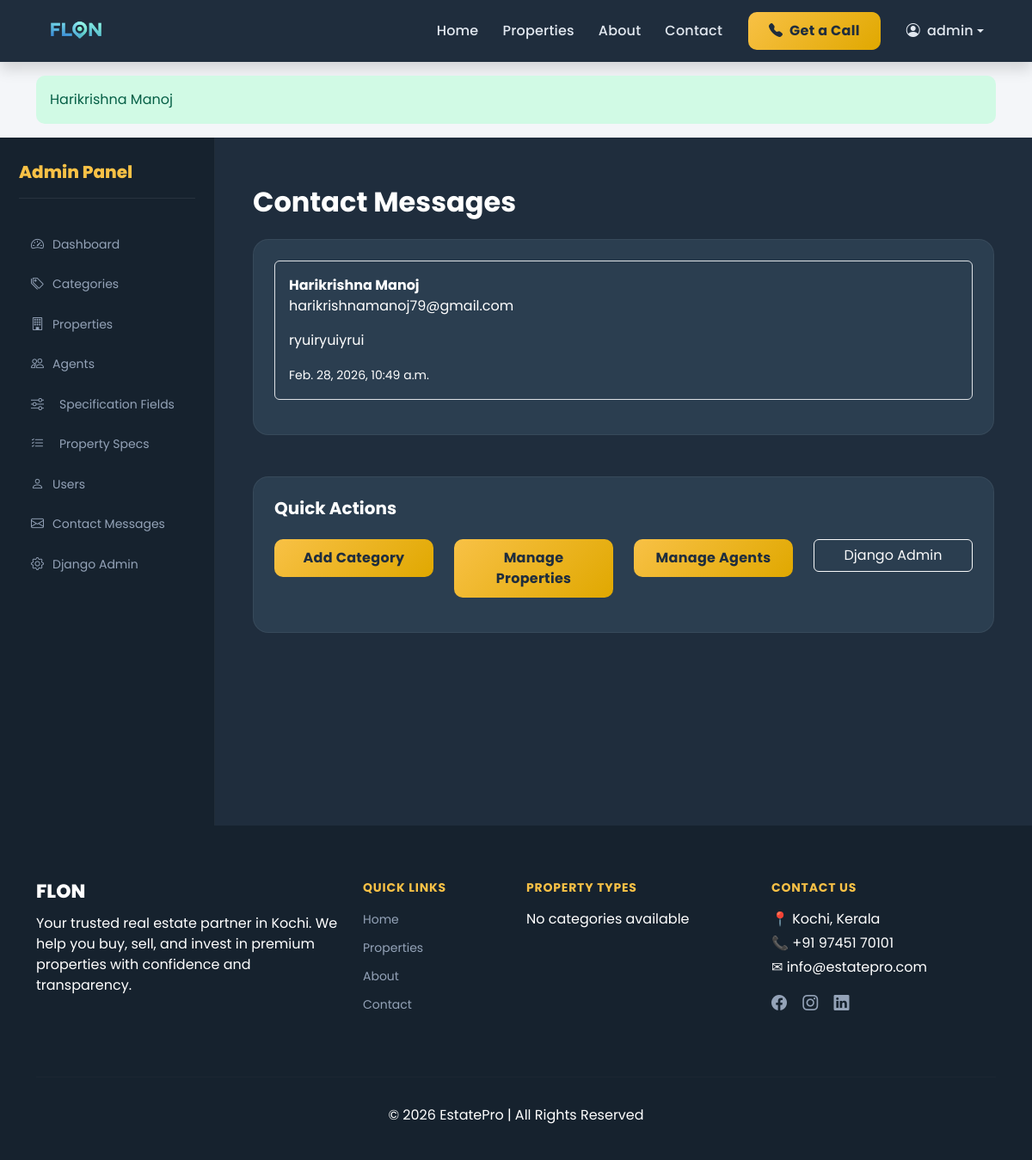
Screenshot of /accounts/admin-dashboard/contact-messages/ (signed in) with the database file from the repository.
### pages/models.py (models this page shows)
class ContactMessage(models.Model):
    name = models.CharField(max_length=150)
    email = models.EmailField()
    phone = models.CharField(max_length=20, blank=True)
    subject = models.CharField(max_length=200)
    message = models.TextField()
    created_at = models.DateTimeField(auto_now_add=True)
    def __str__(self):
        return self.name

### accounts/views.py (the view)
# urls.py: path('admin-dashboard/contact-messages/', views.admin_contact_messages, name='admin_contact_messages'),
@login_required
def admin_contact_messages(request):
    if not request.user.is_superuser:
        return redirect('home')
    messages = ContactMessage.objects.all().order_by('-created_at')
    return render(request, 'admin_contact_messages.html', {
        'messages': messages
    })

### templates/admin_contact_messages.html (shortened to what this page needs)
{% extends 'base.html' %}
{% block content %}
<section class="admin-wrapper">
    <div class="admin-layout">
        <aside class="admin-sidebar" id="adminSidebar">
            <div class="sidebar-header">
                <h5>Admin Panel</h5>
            </div>
            <nav class="admin-menu">
                <a href="{% url 'admin_dashboard' %}" class="admin-link">
                    <i class="bi bi-speedometer2"></i> Dashboard
                </a>
                <a href="{% url 'admin_categories' %}" class="admin-link">
                    <i class="bi bi-tags"></i> Categories
                </a>
                <a href="{% url 'admin_properties' %}" class="admin-link">
                    <i class="bi bi-building"></i> Properties
                </a>
                <a href="{% url 'admin_agents' %}" class="admin-link">
                    <i class="bi bi-people"></i> Agents
                </a>
                <a href="{% url 'admin_spec_fields' %}" class="admin-link">
                    <i class="bi bi-sliders me-2"></i> Specification Fields
                </a>
                <a href="{% url 'admin_property_specs' %}" class="admin-link">
                    <i class="bi bi-list-check me-2"></i> Property Specs
                </a>
                <a href="{% url 'admin_users' %}" class="admin-link">
                    <i class="bi bi-person"></i> Users
                </a>
                <a href="{% url 'admin_contact_messages' %}" class="admin-link">
                    <i class="bi bi-envelope"></i> Contact Messages
                </a>
                <a href="/admin/" class="admin-link">
                    <i class="bi bi-gear"></i> Django Admin
                </a>
            </nav>
        </aside>
        <main class="admin-content">
            <div class="container-fluid py-4">
                <h2 class="fw-bold mb-4">Contact Messages</h2>
                <div class="admin-card p-4">
                    {% for message in messages %}
                    <div class="border p-3 mb-3 rounded">
                        <strong>{{ message.name }}</strong>
                        <p>{{ message.email }}</p>
                        <p>{{ message.message }}</p>
                        <small>{{ message.created_at }}</small>
                    </div>
                    {% endfor %}
                </div>
                <div class="admin-card mt-5 p-4">
                    <h5 class="fw-bold mb-4">Quick Actions</h5>
                    <div class="row">
                        <div class="col-md-3 col-6 mb-3">
                            <a href="{% url 'admin_categories' %}" class="btn btn-gold w-100">
                                Add Category
                            </a>
                        </div>
                        <div class="col-md-3 col-6 mb-3">
                            <a href="{% url 'admin_properties' %}" class="btn btn-gold w-100">
                                Manage Properties
                            </a>
                        </div>
                        <div class="col-md-3 col-6 mb-3">
                            <a href="{% url 'admin_agents' %}" class="btn btn-gold w-100">
                                Manage Agents
                            </a>
                        </div>
                        <div class="col-md-3 col-6 mb-3">
                            <a href="/admin/" class="btn btn-outline-light w-100">
                                Django Admin
                            </a>
                        </div>
                    </div>
                </div>
            </div>
        </main>
    </div>
</section>
{% endblock %}

### templates/base.html (shortened to what this page needs)
{% load static %}
<!DOCTYPE html>
<html lang="en">
<head>
    <link href="https://cdn.jsdelivr.net/npm/bootstrap@5.3.2/dist/css/bootstrap.min.css" rel="stylesheet">
    <link href="https://cdn.jsdelivr.net/npm/bootstrap-icons@1.11.1/font/bootstrap-icons.css" rel="stylesheet">
    <link rel="stylesheet" href="{% static 'css/style.css' %}?v=20260323">
</head>
<body>
    <nav class="navbar navbar-expand-lg navbar-dark shadow custom-navbar">
        <div class="container">
            <a class="navbar-brand d-flex align-items-center" href="/">
                <img src="{% static 'images/logo.png' %}" class="navbar-logo">
            </a>
            <div class="collapse navbar-collapse justify-content-end" id="navbarNav">
                <ul class="navbar-nav align-items-lg-center">
                    <li class="nav-item">
                        <a class="nav-link" href="/">Home</a>
                    </li>
                    <li class="nav-item">
                        <a class="nav-link" href="/properties/">Properties</a>
                    </li>
                    <li class="nav-item">
                        <a class="nav-link" href="/about/">About</a>
                    </li>
                    <li class="nav-item">
                        <a class="nav-link" href="/contact/">Contact</a>
                    </li>
                    <li class="nav-item ms-lg-3 mb-2 mb-lg-0">
                        <a href="/contact/" class="btn btn-gold px-4">
                            <i class="bi bi-telephone-fill me-1"></i> Get a Call
                        </a>
                    </li>
                    {% if user.is_authenticated %}
                    <li class="nav-item dropdown ms-lg-3">
                        <a class="nav-link dropdown-toggle d-flex align-items-center" href="#" role="button"
                            data-bs-toggle="dropdown">
                            <i class="bi bi-person-circle me-2"></i>
                            {{ user.username }}
                        </a>
                    </li>
                    {% else %}
                    <li class="nav-item ms-lg-3">
                        <a class="btn btn-outline-light px-3" href="{% url 'login' %}">
                            Login
                        </a>
                    </li>
                    {% endif %}
                </ul>
            </div>
        </div>
    </nav>
    {% if messages %}
    <div class="container mt-3">
        {% for message in messages %}
        <div class="alert alert-success">
            {{ message }}
        </div>
        {% endfor %}
    </div>
    {% endif %}
    <div class="main-content">
        {% block content %}
        {% endblock %}
    </div>
    <footer class="footer-section text-white">
        <div class="container">
            <div class="row">
                <div class="col-lg-4 col-md-6 mb-4">
                    <h5 class="footer-title">FLON</h5>
                    <p>
                        Your trusted real estate partner in Kochi.
                        We help you buy, sell, and invest in premium properties
                        with confidence and transparency.
                    </p>
                </div>
                <div class="col-lg-2 col-md-6 mb-4">
                    <h6 class="footer-heading">Quick Links</h6>
                    <ul class="footer-links">
                        <li><a href="/">Home</a></li>
                        <li><a href="/properties/">Properties</a></li>
                        <li><a href="/about/">About</a></li>
                        <li><a href="/contact/">Contact</a></li>
                    </ul>
                </div>
                <div class="col-lg-3 col-md-6 mb-4">
                    <h6 class="footer-heading">Property Types</h6>
                    <ul class="footer-links">
                        {% for category in categories %}
                        <li>
                            <a href="/properties/?category={{ category.slug }}">
                                {{ category.name }}
                            </a>
                        </li>
                        {% empty %}
                        <li>No categories available</li>
                        {% endfor %}
                    </ul>
                </div>
                <div class="col-lg-3 col-md-6 mb-4">
                    <h6 class="footer-heading">Contact Us</h6>
                    <p class="mb-1">📍 Kochi, Kerala</p>
                    <p class="mb-1">📞 +91 97451 70101</p>
                    <p class="mb-1">✉ info@estatepro.com</p>
                    <div class="social-icons mt-3">
                        <a href="#"><i class="bi bi-facebook"></i></a>
                        <a href="#"><i class="bi bi-instagram"></i></a>
                        <a href="#"><i class="bi bi-linkedin"></i></a>
                    </div>
                </div>
            </div>
            <hr class="footer-divider">
            <div class="text-center pb-3">
                <p class="mb-0">
                    © 2026 EstatePro | All Rights Reserved
                </p>
            </div>
        </div>
    </footer>
    <link href="https://cdn.jsdelivr.net/npm/quill@2.0.2/dist/quill.snow.css" rel="stylesheet">
</body>
</html>

### static/css/style.css (style rules this page uses)
*, *::before, *::after { box-sizing: border-box; }
body { font-family: 'Poppins', sans-serif; background: #f4f6f9; margin: 0; padding: 0; color: #1f2d3d; }
.main-content { min-height: 70vh; }
.custom-navbar { background: #1f2d3d; padding: 0 0; box-shadow: 0 2px 20px rgba(0,0,0,0.3); }
.navbar-logo { height: 62px; animation: logoFloat 4s ease-in-out infinite, logoGlow 3s infinite alternate; transition: transform 0.3s ease; }
.custom-navbar .nav-link { color: #e2e8f0 !important; font-weight: 500; padding: 8px 14px !important; border-radius: 8px; transition: all 0.25s ease; letter-spacing: 0.2px; }
.btn-gold { background: linear-gradient(135deg, #f8c146, #e0a800); border: none; color: #1f2d3d; font-weight: 700; border-radius: 10px; padding: 10px 22px; transition: all 0.3s ease; letter-spacing: 0.3px; }
.alert { border-radius: 10px; border: none; }
.alert-success { background: #d1fae5; color: #065f46; }
.footer-section { background: #16222e; padding: 64px 0 24px; }
.footer-title { font-weight: 800; font-size: 22px; color: #fff; margin-bottom: 12px; }
.footer-heading { font-weight: 700; margin-bottom: 16px; color: #f8c146; font-size: 14px; text-transform: uppercase; letter-spacing: 0.8px; }
.footer-links { list-style: none; padding: 0; }
.footer-links li { margin-bottom: 9px; }
.footer-links a { color: #94a3b8; text-decoration: none; font-size: 14px; transition: all 0.25s; }
.footer-divider { border-color: rgba(255,255,255,0.07); margin: 32px 0; }
.social-icons a { color: #94a3b8; margin-right: 14px; font-size: 18px; transition: all 0.3s; }
.admin-wrapper { background: #1f2d3d; min-height: 100vh; }
.admin-layout { display: flex; }
.admin-sidebar { width: 250px; background: #16222e; padding: 28px 22px; min-height: 100vh; transition: 0.3s ease; flex-shrink: 0; border-right: 1px solid rgba(255,255,255,0.05); }
.sidebar-header { display: flex; justify-content: space-between; align-items: center; color: #fff; margin-bottom: 32px; padding-bottom: 18px; border-bottom: 1px solid rgba(255,255,255,0.08); }
.sidebar-header h5 { font-weight: 800; margin: 0; color: #f8c146; }
.admin-menu { display: flex; flex-direction: column; gap: 4px; }
.admin-link { color: #94a3b8; text-decoration: none; padding: 10px 14px; border-radius: 10px; transition: all 0.25s; font-size: 14px; display: flex; align-items: center; gap: 10px; }
.admin-link i { font-size: 15px; }
.admin-content { flex: 1; padding: 32px; color: #fff; min-width: 0; }
.admin-card { background: #2b3e50; border-radius: 18px; border: 1px solid rgba(255,255,255,0.06); }

### rows the page displays
ContactMessage: name "Harikrishna Manoj", email "harikrishnamanoj79@gmail.com", message "ryuiryuiyrui", created_at "Feb. 28, 2026, 10:49 a.m."

### other values shown
{{ user.username }} "admin"
